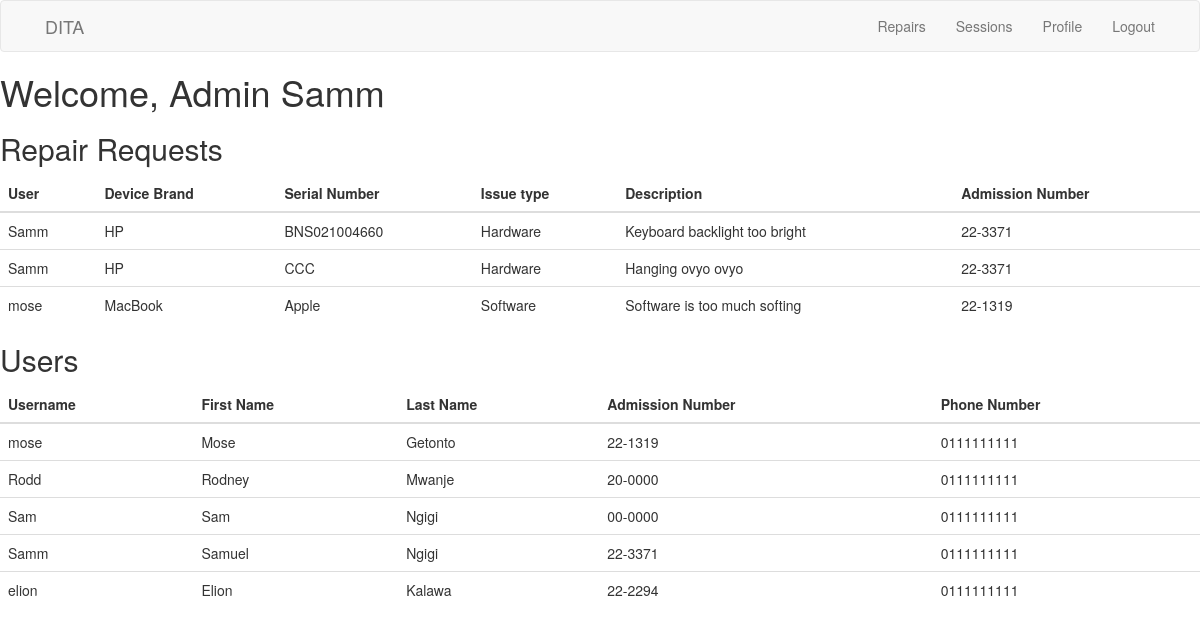
Page /admin/dashboard (signed in) on the committed database.
### app/models.py (models this page shows, shortened)
class User(UserMixin, db.Model):
    id = db.Column(db.Integer, primary_key=True)
    firstname = db.Column(db.String(64))
    lastname = db.Column(db.String(64))
    username = db.Column(db.String(64), unique=True)
    admission_number = db.Column(db.String(32))
    email = db.Column(db.String(120), unique=True)
    phone_number = db.Column(db.String(20))
    password = db.Column(db.String(128))
    password_hash = db.Column(db.String(128))
    last_seen = db.Column(db.DateTime, default=datetime.utcnow)

class Repair(db.Model):
    id = db.Column(db.Integer, primary_key=True)
    device_brand = db.Column(db.String(128))
    serial_no = db.Column(db.String(64), index=True)
    issue_type = db.Column(db.String(20))
    description = db.Column(db.Text)
    user_id = db.Column(db.String(7), db.ForeignKey('user.id'))
    repair_date = db.Column(db.DateTime, default=datetime.utcnow)

### app/routes.py (the view)
@app.route('/admin/dashboard', methods=['GET', 'POST'])
@login_required
def admin_dashboard():
    users = User.query.all()
    repairs = db.session.query(Repair, User).join(User).all()
    admins = Admin.query.all()
    return render_template('admin_dashboard.html', title='Admin Sign In', repairs=repairs, users=users, admins=admins)

### app/routes.py (called while the page is built)
@login_manager.user_loader
def load_user(user_id):
    return User.query.get(int(user_id))

@app.before_request
def before_request():
    if current_user.is_authenticated:
        current_user.last_seen = datetime.utcnow()
        db.session.commit()

### app/templates/admin_dashboard.html
{% extends "base.html" %}
{% block app_content %}
<h1>Welcome, Admin {{ current_user.username }}</h1>
<h2>Repair Requests</h2>
<table class="table table-hover">
	<thead>
		<tr>
			<th>User</th>
			<th>Device Brand</th>
			<th>Serial Number</th>
			<th>Issue type</th>
			<th>Description</th>
			<th>Admission Number</th>
		</tr>
	</thead>
	<tbody>
		{% for repair, user in repairs %}
		<tr>
			<td> {{ user.username }}</td>
			<td> {{ repair.device_brand }}</td>
			<td> {{ repair.serial_no }}</td>
			<td> {{ repair.issue_type }}</td>
			<td> {{ repair.description }}</td>
			<td> {{ user.admission_number }}</td>
		</tr>
		{% endfor %}
	</tbody>
</table>
<h2>Users</h2>
<table class="table table-hover">
	<thead>
		<tr>
			<th>Username</th>
			<th>First Name</th>
			<th>Last Name</th>
			<th>Admission Number</th>
			<th>Phone Number</th>
		</tr>
	</thead>
	<tbody>
		{% for user in users %}
		<tr>
			<td>{{ user.username }}</td>
			<td>{{ user.firstname }}</td>
			<td>{{ user.lastname }}</td>
			<td>{{ user.admission_number }}</td>
			<td>{{ user.phone_number }}</td>
		</tr>
		{% endfor %}
	</tbody>
</table>
{% endblock %}

### rows in the picture
User: username "Samm", firstname "Samuel", lastname "Ngigi", admission_number "22-3371", phone_number "0111111111"
Repair: username "Samm", device_brand "HP", serial_no "BNS021004660", issue_type "Hardware", description "Keyboard backlight too bright", admission_number "22-3371"
Repair: username "Samm", device_brand "HP", serial_no "CCC", issue_type "Hardware", description "Hanging ovyo ovyo", admission_number "22-3371"
Repair: username "mose", device_brand "MacBook", serial_no "Apple", issue_type "Software", description "Software is too much softing", admission_number "22-1319"
User: username "mose", firstname "Mose", lastname "Getonto", admission_number "22-1319", phone_number "0111111111"
User: username "Rodd", firstname "Rodney", lastname "Mwanje", admission_number "20-0000", phone_number "0111111111"
User: username "Sam", firstname "Sam", lastname "Ngigi", admission_number "00-0000", phone_number "0111111111"
User: username "elion", firstname "Elion", lastname "Kalawa", admission_number "22-2294", phone_number "0111111111"
